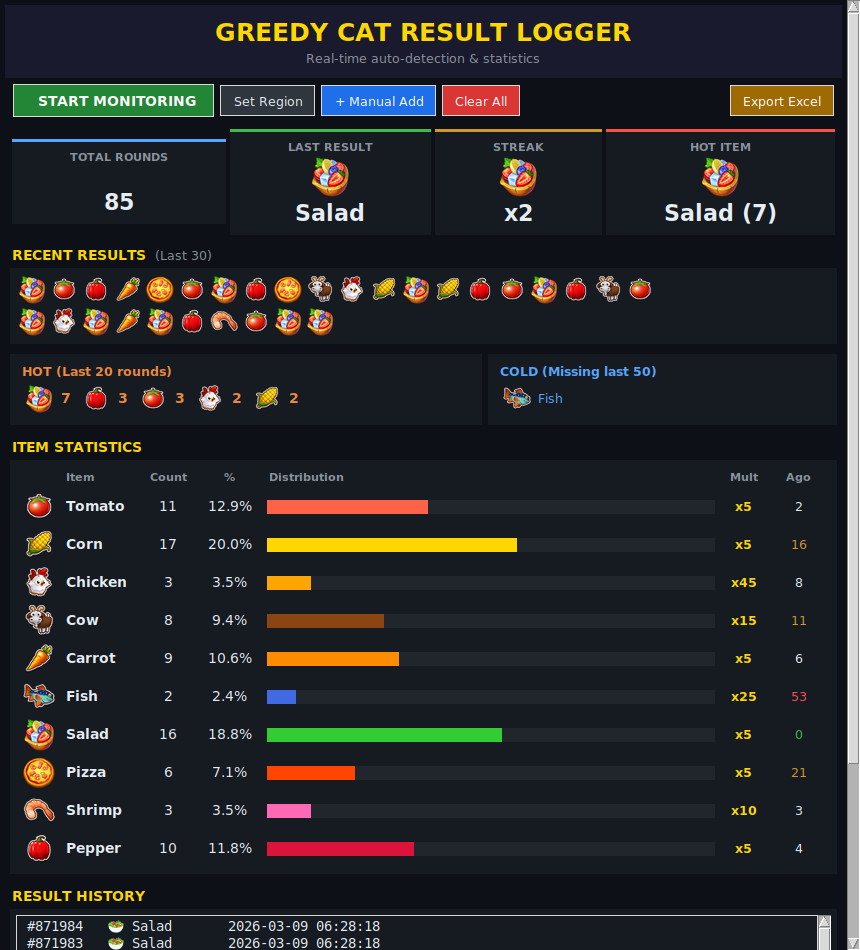
#> input picture gui_screenshot_v2.png, 860 x 950 px; its folder holds only this picture in this run
$ python extract_templates.py gui_screenshot_v2.png
#> lines starting #> are read from the running program, lines starting #| are printed output that depends on the picture
"""
Extract icon templates from a Greedy Cat game screenshot.
This script helps you create the template images needed for auto-detection.

Usage:
    python extract_templates.py screenshot.png

It will open the image and let you click on each icon to extract it.
Or you can provide pre-defined crop coordinates.
"""

import sys
import os
import cv2
import numpy as np
from config import FOOD_ITEMS, FOOD_DISPLAY

TEMPLATES_DIR = "templates"


def extract_from_wheel(image_path):
    """
    Extract individual food icons from the game wheel screenshot.
    Uses color-based and position-based detection.
    """
#> called with image_path = 'gui_screenshot_v2.png'
    img = cv2.imread(image_path)
#> img is the input picture: shape (950, 860, 3); mean B, G, R 41.8, 40.2, 39.3
    if img is None:
        print(f"Error: Cannot read image {image_path}")
        return

    h, w = img.shape[:2]
#> h = 950; w = 860
    print(f"Image size: {w}x{h}")
#| Image size: 860x950

    os.makedirs(TEMPLATES_DIR, exist_ok=True)

    # The wheel icons are in circular positions around center
    # From the screenshot analysis, approximate icon positions on the wheel
    # These are rough estimates based on the screenshot - user should refine

    # Also extract from the Result row at the bottom
    # The Result row is at the very bottom of the screenshot
    result_row_y = int(h * 0.96)  # Bottom 4% of image
#> result_row_y = 912
    result_row = img[result_row_y:, :]
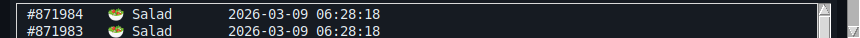
#> result_row: shape (38, 860, 3); mean B, G, R 53.7, 47.7, 42.9

    if result_row.size > 0:
        cv2.imwrite(os.path.join(TEMPLATES_DIR, "result_row_sample.png"), result_row)
        print(f"Saved result row sample: {result_row.shape}")
#| Saved result row sample: (38, 860, 3)

    print("\n" + "=" * 50)
    print("INTERACTIVE TEMPLATE EXTRACTION")
    print("=" * 50)
    print("\nInstructions:")
    print("1. A window will show the game screenshot")
    print("2. For each food item, click the TOP-LEFT corner of the icon")
    print("3. Then click the BOTTOM-RIGHT corner")
    print("4. The icon will be saved as a template")
    print("5. Press 'S' to skip an item, 'Q' to quit\n")

    # Resize for display if too large
    display_scale = 1.0
    max_display = 900
    if h > max_display:
        display_scale = max_display / h
#> display_scale = 0.947
        display_img = cv2.resize(img, None, fx=display_scale, fy=display_scale)
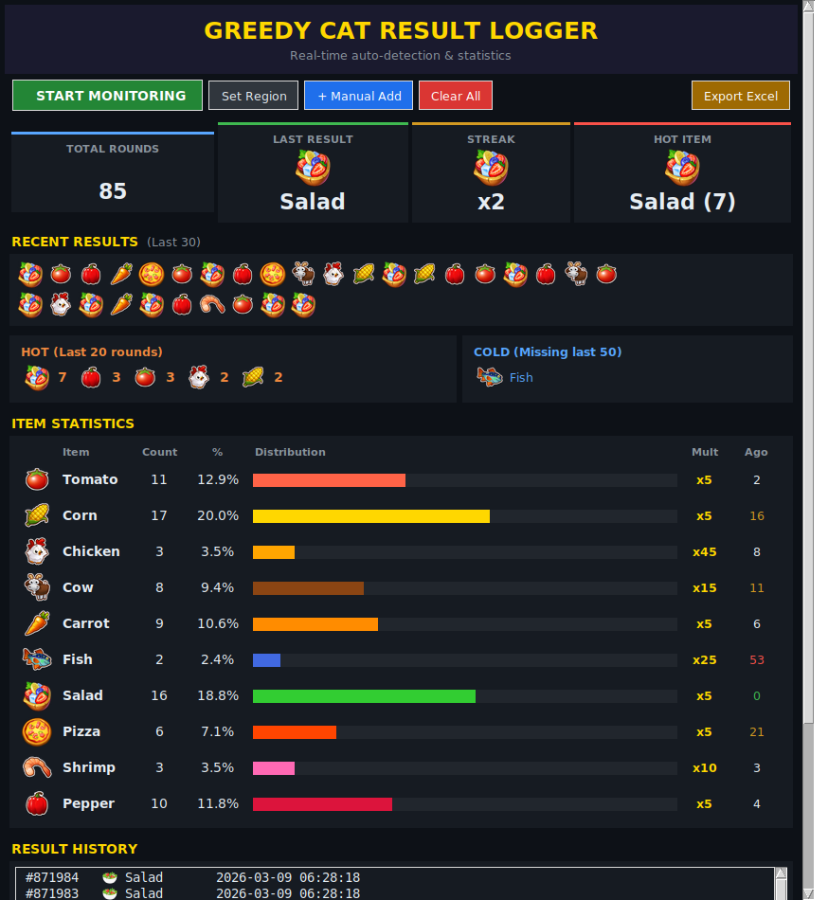
#> display_img: shape (900, 815, 3); mean B, G, R 41.9, 40.2, 39.4
    else:
        display_img = img.copy()

    clicks = []

    # [6 lines left out: function mouse_callback, not called in this run]

    cv2.namedWindow("Extract Templates", cv2.WINDOW_AUTOSIZE)
    cv2.setMouseCallback("Extract Templates", mouse_callback)

    for food in FOOD_ITEMS:
        d = FOOD_DISPLAY[food]
        print(f"\n→ Click on {d['name']} ({d['emoji']}) — TOP-LEFT then BOTTOM-RIGHT")
        print("  Press 'S' to skip, 'Q' to quit")

        clicks.clear()
        cv2.imshow("Extract Templates", display_img)

        while len(clicks) < 2:
            key = cv2.waitKey(100)
            if key == ord('s') or key == ord('S'):
                print(f"  Skipped {d['name']}")
                break
            elif key == ord('q') or key == ord('Q'):
                print("Quitting...")
                cv2.destroyAllWindows()
                return

        if len(clicks) >= 2:
            x1, y1 = clicks[0]
            x2, y2 = clicks[1]
            x1, x2 = min(x1, x2), max(x1, x2)
            y1, y2 = min(y1, y2), max(y1, y2)

            icon = img[y1:y2, x1:x2]
            if icon.size > 0:
                save_path = os.path.join(TEMPLATES_DIR, f"{food}.png")
                cv2.imwrite(save_path, icon)
                print(f"  ✅ Saved {save_path} ({x2 - x1}x{y2 - y1})")
            else:
                print(f"  ❌ Invalid crop region")
#> this loop made 1 pass; (key q is pressed on pass 1)

    cv2.destroyAllWindows()
    print("\n✅ Template extraction complete!")
    print(f"Templates saved to: {os.path.abspath(TEMPLATES_DIR)}/")


# [48 lines left out: function auto_extract_result_icons, not called in this run]


if __name__ == "__main__":
    if len(sys.argv) < 2:
        print("Usage: python extract_templates.py <screenshot.png>")
        print("       python extract_templates.py <screenshot.png> --auto")
        sys.exit(1)

    image_path = sys.argv[1]

    if "--auto" in sys.argv:
        auto_extract_result_icons(image_path)
    else:
        extract_from_wheel(image_path)
